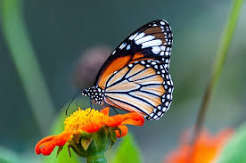
#> input picture Week 1/Day 5/image.jpg, 246 x 163 px
$ python sobel.py   (older library calls are emulated)
#> lines starting #> are read from the running program, lines starting #| are printed output that depends on the picture; after the words box and inside, x2 and y2 are one past the last pixel; in counts of white or black regions, pixels touching at a corner belong together
import cv2
img=cv2.imread("image.jpg",0)
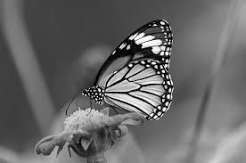
#> img: shape (163, 246); min 0, max 255, mean 103.9
sobelx=cv2.Sobel(img,cv2.CV_64F,1,0,ksize=3)
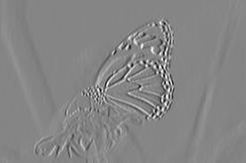
#> sobelx: shape (163, 246) float64; min -917, max 837, mean 1.8; drawn with min black and max white
sobely=cv2.Sobel(img,cv2.CV_64F,0,1,ksize=3)
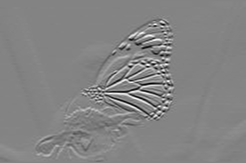
#> sobely: shape (163, 246) float64; min -963, max 901, mean 2.8; drawn with min black and max white
sobel=cv2.magnitude(sobelx,sobely)
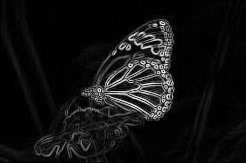
#> sobel: shape (163, 246) float64; min 0, max 968.9, mean 69.3; drawn with min black and max white
cv2.imshow("Original",img)
cv2.imshow("Sobel",sobel)
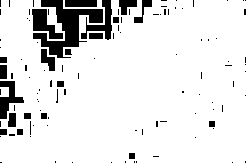
#> window 'Sobel': shape (163, 246); 88.6% white; 112 black regions (91 under 20 px), largest, box (x1, y1, x2, y2) and area: (33, 0, 103, 58) 1484, (32, 9, 63, 39) 458, (81, 0, 112, 40) 429
cv2.waitKey(0)
cv2.destroyAllWindows()
